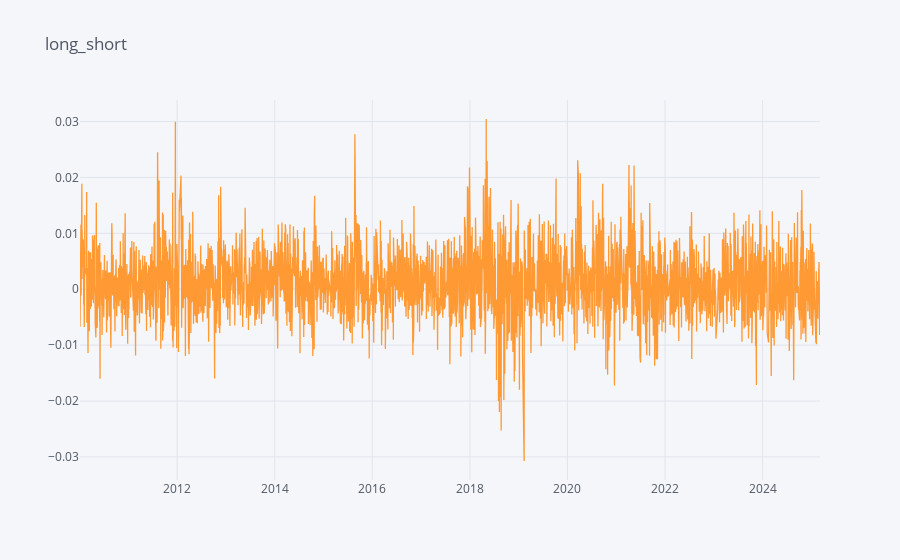

Here is the notebook cell this chart was saved with:
### Code cell
def calculate_return_series(ret, Top_n, Low_N, AUM, adj_close, exp_ret, stop_loss_threshold=-0.05):
    month_end_dates = ret.groupby(ret.index.to_period('W')).tail(1).index
    ret = ret.rolling(window=20, min_periods=1).mean().dropna()
    def fill_signal(signal, weight):
        filled_signal = pd.DataFrame(index=weight.index, columns=weight.columns)
        first_date = month_end_dates[0]
        filled_signal.loc[:first_date] = signal.loc[first_date].values

        for i in range(len(month_end_dates) - 1):
            current_date, next_date = month_end_dates[i], month_end_dates[i + 1]
            date_range = weight.loc[current_date:next_date].index
            filled_signal.loc[date_range] = signal.loc[current_date].values
        return filled_signal.dropna(how='all')

    ranking_desc = ret.rank(axis=1, ascending=False, method='first') 
    ranking_asc = ret.rank(axis=1, ascending=True, method='first') 
    top_signal = (ranking_desc <= Top_n).astype(int) 
    bottom_signal = (ranking_asc <= Low_N).astype(int)*(-1)
    combined_signal = top_signal + bottom_signal        
    
    signal_bool = {"long_short": combined_signal}
    
    filled_signals = {
        k: fill_signal(v, ret) 
        for k, v in signal_bool.items()
    }
    
    W_df = {
        k: (signal.astype(int) / (Top_n + Low_N)) 
        for k, signal in filled_signals.items()
    }

    # print(W_df['long_short'].sum(axis=1).iplot(title='Long-Short Signal Sum'))
    
    def calculate_weighting(W):
        weighting = ((np.floor((W * AUM) / (1000 * adj_close))) * (1000 * adj_close)) / AUM
        weighting.replace({0: np.nan}, inplace=True)

        # row_sum = weighting.sum(axis=1)
        # for i, diff in row_sum[row_sum != 0].items():
        #     remaining_weight = 1 - diff
        #     max_stock = W.loc[i].idxmax()
        #     weighting.loc[i, max_stock] += remaining_weight

        return weighting

    weightings = {
        k: calculate_weighting(W) 
        for k, W in W_df.items()
    }
    for idx in weightings['long_short'].index:
        daily_ret_series = exp_ret.loc[idx]  
        stop_stocks = daily_ret_series[daily_ret_series <= stop_loss_threshold].index
        weightings['long_short'].loc[idx, stop_stocks] = 0.0
    def calculate_return(weighting):
        delta_weighting = weighting.diff()

        # 買入費用(買=delta>0): (0.001425*0.3 + 0.003)
        day_buy_fee = delta_weighting[delta_weighting > 0] * (0.001425 * 0.3 + 0.003)
        # 賣出費用(賣=delta<0): (0.001425*0.3)
        day_sell_fee = delta_weighting[delta_weighting < 0].abs() * (0.001425 * 0.3)
        return ((weighting * exp_ret) - day_buy_fee.fillna(0) - day_sell_fee.fillna(0)).sum(axis=1)

    return_series = {
        k: calculate_return(weighting) 
        for k, weighting in weightings.items()
    }

    for k, v in return_series.items():
        v.iplot(title=k)

    bt_ret = pd.concat({
        'ls_return_stock': return_series['long_short'],
    }, axis=1).loc['2020':].iloc[:-2]

    return bt_ret, weightings

bt_ret2, weightings2 = calculate_return_series(pre_ret, top_n, low_n, AUM, Data_dict['Adj_Close'][pool], exp_ret[pool])

### Figure 1 — Plotly figure (JSON) as saved in the notebook; plotly's stock layout.template omitted (floating-point values rounded to 4 significant figures; data arrays with more than 128 entries replaced by an {"elided": "..."} marker saying what was removed)
{"data": [{"line": {"color": "rgba(255, 153, 51, 1.0)", "dash": "solid", "shape": "linear", "width": 1.3}, "mode": "lines", "name": "None", "text": "", "type": "scatter", "x": {"elided": "3719 str values"}, "y": {"elided": "3719 float values"}}], "layout": {"legend": {"bgcolor": "#F5F6F9", "font": {"color": "#4D5663"}}, "paper_bgcolor": "#F5F6F9", "plot_bgcolor": "#F5F6F9", "title": {"font": {"color": "#4D5663"}, "text": "long_short"}, "xaxis": {"gridcolor": "#E1E5ED", "showgrid": true, "tickfont": {"color": "#4D5663"}, "title": {"font": {"color": "#4D5663"}, "text": ""}, "zerolinecolor": "#E1E5ED"}, "yaxis": {"gridcolor": "#E1E5ED", "showgrid": true, "tickfont": {"color": "#4D5663"}, "title": {"font": {"color": "#4D5663"}, "text": ""}, "zerolinecolor": "#E1E5ED"}}}
